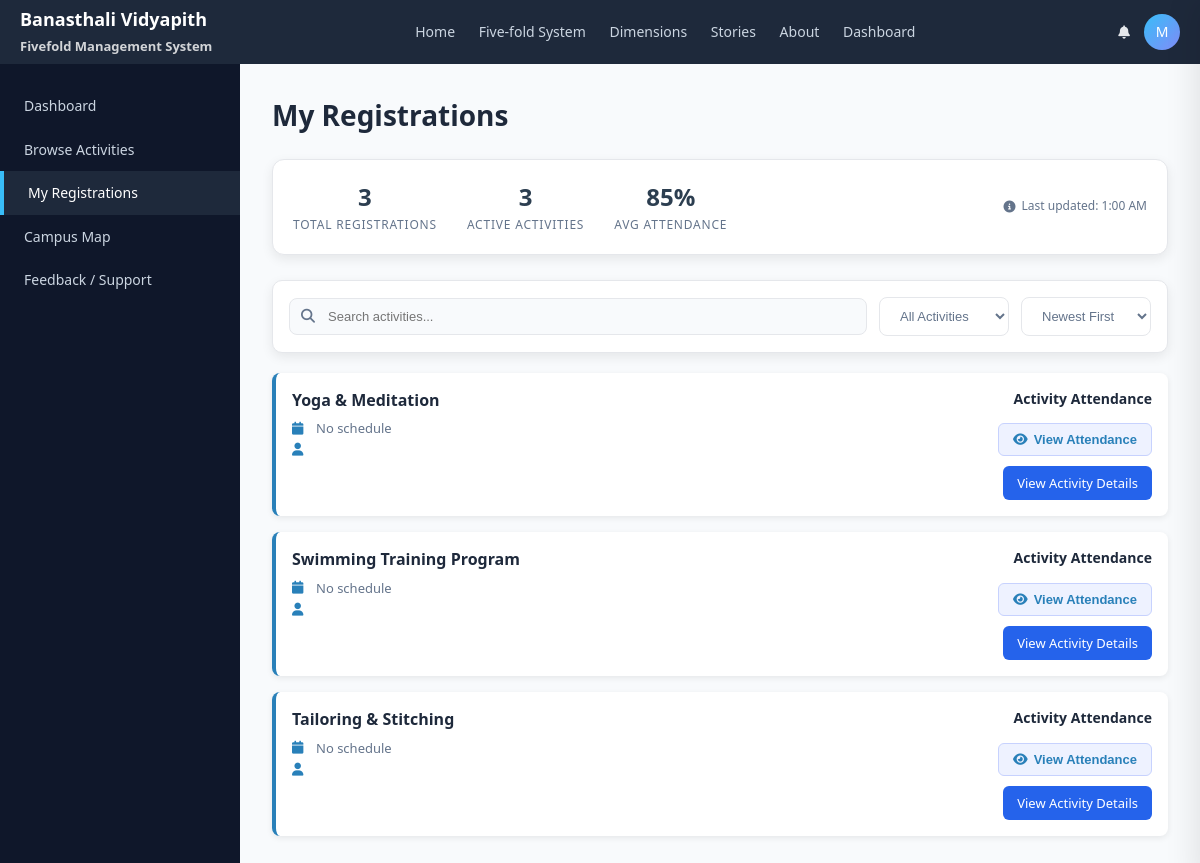
Before: /activities/student/registrations/ (signed in) with the older database file.
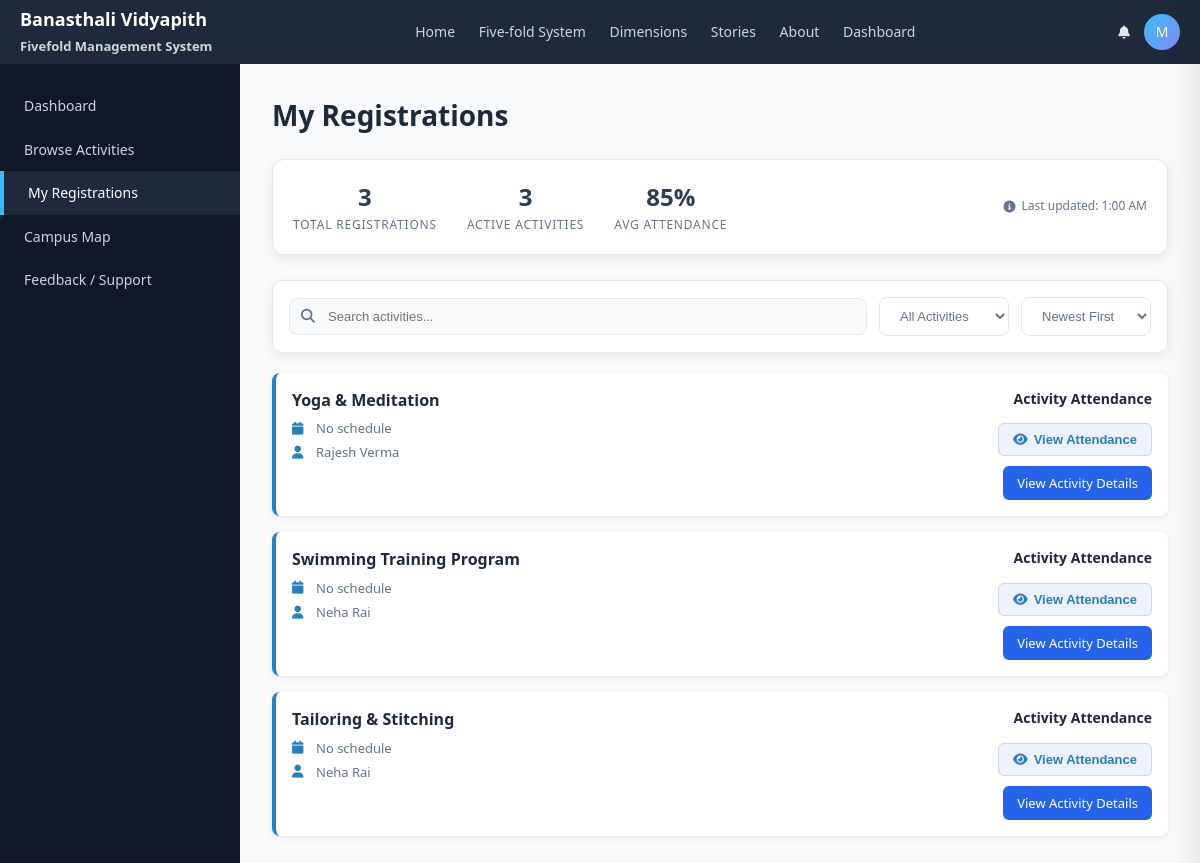
After: the same page with the newer database file.
### activities_app/models.py (models this page shows, shortened)
class ActivityRegistration(models.Model):
    student = models.ForeignKey(
        settings.AUTH_USER_MODEL,
        on_delete=models.CASCADE
    )
    activity = models.ForeignKey(
        Activity,
        on_delete=models.CASCADE
    )
    registered_at = models.DateTimeField(auto_now_add=True)
    class Meta:
        unique_together = ("student", "activity")

class Activity(models.Model):
    title = models.CharField(max_length=200)
    description = models.TextField()
    fold = models.CharField(max_length=50)
    total_seats = models.IntegerField()
    filled_seats = models.IntegerField()
    quick_notes = models.TextField(blank=True)
    fee = models.PositiveIntegerField(default=0)
    latitude = models.FloatField(null=True, blank=True)
    longitude = models.FloatField(null=True, blank=True)
    faculty = models.ForeignKey(
        User,
        on_delete=models.CASCADE,
        related_name="activities"
    )

### activities_app/views.py (the view)
# urls.py: path('student/registrations/', views.my_registrations, name='my_registrations'),
@login_required
def my_registrations(request):
    registrations = ActivityRegistration.objects.filter(student=request.user)
    return render(
        request,
        "activities_app/student/my_registrations.html",
        {"registrations": registrations}
    )

### activities_app/templates/activities_app/student/my_registrations.html (shortened to what the changed rows need)
{% load static %}
<!DOCTYPE html>
<html>
<head>
    <link rel="stylesheet" href="{% static 'auth_app/css/dashboard.css' %}">
    <link rel="stylesheet" href="{% static 'activities_app/css/my_registrations.css' %}">
    <link rel="stylesheet" href="https://cdnjs.cloudflare.com/ajax/libs/font-awesome/6.4.0/css/all.min.css">
    <link rel="stylesheet" href="{% static 'activities_app/css/notifications.css' %}">
</head>
<body>
<div class="dashboard-layout">
    <main class="content">
        <h1 class="page-title">My Registrations</h1>
        {% if registrations %}
            {% for card in registrations %}
            <div class="registration-card">
                <div class="card-left">
                    <h3>{{ card.activity.title }}</h3>
<p><i class="fa fa-calendar"></i>
    {% for slot in card.activity.time_slots.all %}
        {{ slot.get_day_display }} ({{ slot.start_time }} - {{ slot.end_time }})<br>
    {% empty %}
        No schedule
    {% endfor %}
</p>
<p><i class="fa fa-user"></i>
    {{ card.activity.faculty.first_name }} {{ card.activity.faculty.last_name }}
</p>
                </div>
                <div class="card-right">
                    <h4>Activity Attendance</h4>
                    <button
                        class="btn-outline btn-attendance"
                        data-url="{% url 'attendance_overview' card.activity.id %}">
                        <i class="fa fa-eye"></i> View Attendance
                    </button>
                    <a href="{% url 'activity_detail' card.activity.id %}" class="btn-primary">
                        View Activity Details
                    </a>
                </div>
            </div>
            {% endfor %}
        {% endif %}
    </main>
</div>
</body>
</html>

Changed rows visible on the page:
changed through a linked row, ActivityRegistration "Yoga & Meditation": activity.faculty.first_name (not shown) → "Rajesh"; activity.faculty.last_name (not shown) → "Verma"
changed through a linked row, ActivityRegistration "Swimming Training Program": activity.faculty.first_name (not shown) → "Neha"; activity.faculty.last_name (not shown) → "Rai"
changed through a linked row, ActivityRegistration "Tailoring & Stitching": activity.faculty.first_name (not shown) → "Neha"; activity.faculty.last_name (not shown) → "Rai"
